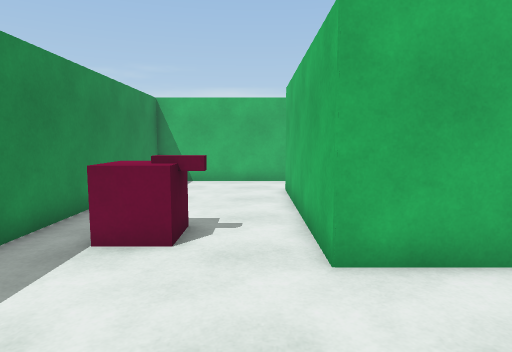
View 1 (above)

23 first-person views from a walk through a scene from a Unity 3-D project. The camera is 1.4 m above the floor, tilts 6° down and sees 75° across. The floor is counted in squares, 0.72 m on a side. Each view is taken from the middle of a square. On the plan, view 1 faces up. The plan holds only what a view shows up to about 18 squares ahead; the rest is blank. The place goes on beyond the plan. The player character is not drawn.

View 2
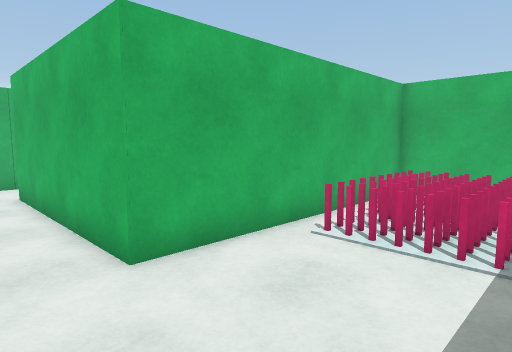

View 3
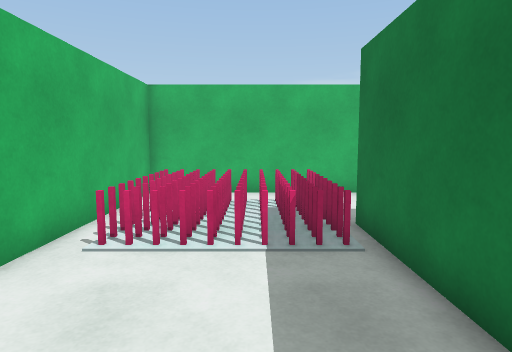

View 4
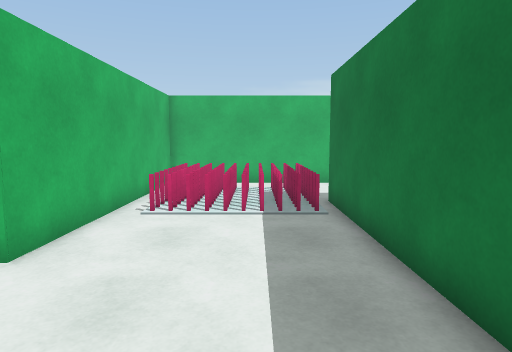

View 5
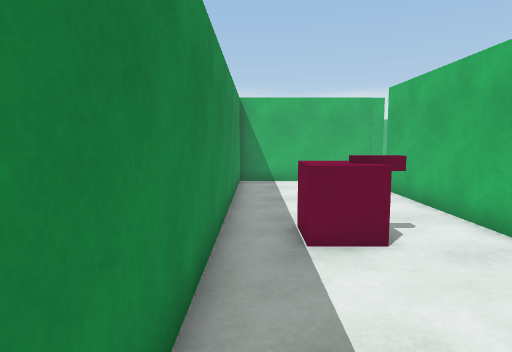

View 6
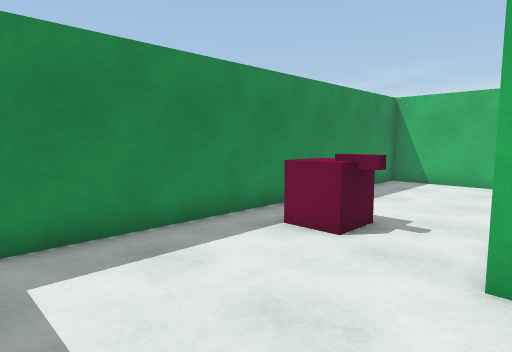

View 7
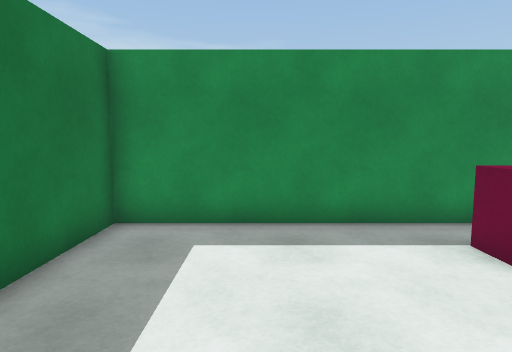

View 8
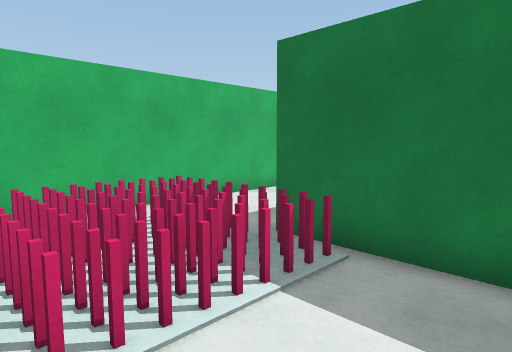

View 9
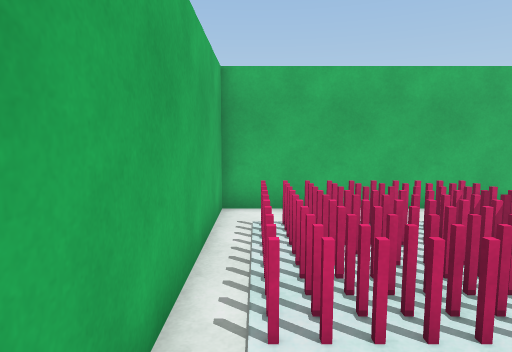

View 10
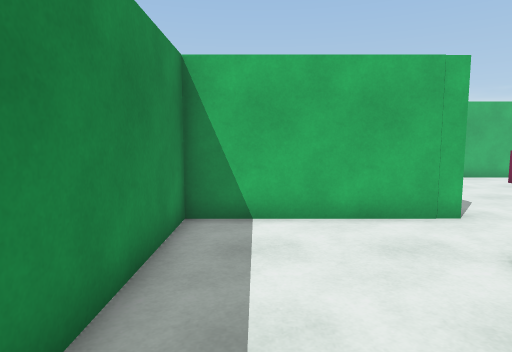

View 11
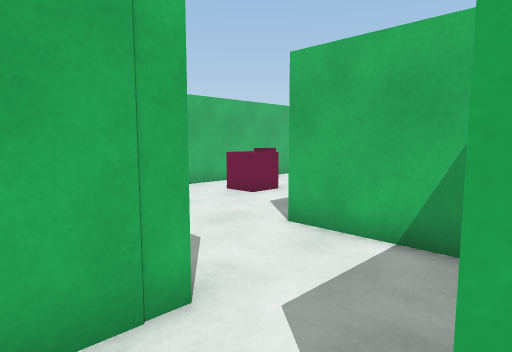

View 12
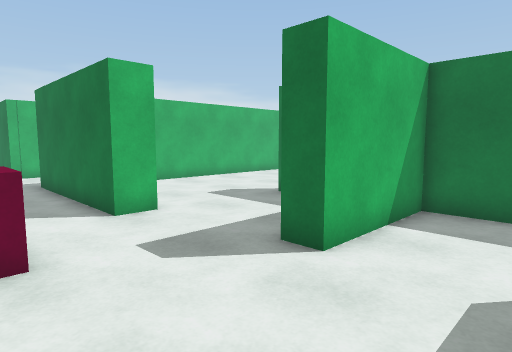

View 13
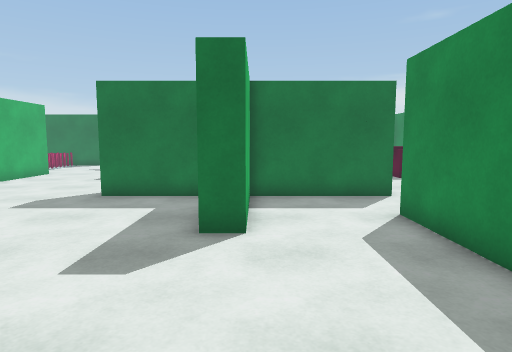

View 14
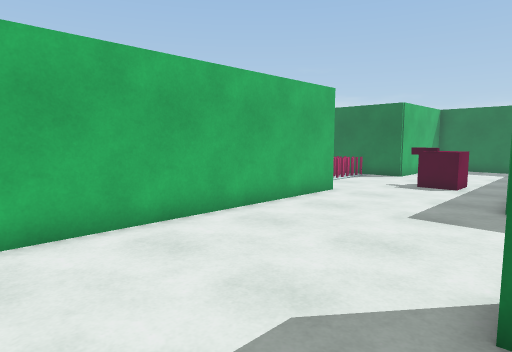

View 15
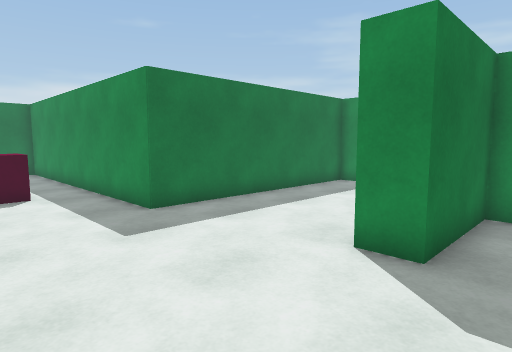

View 16
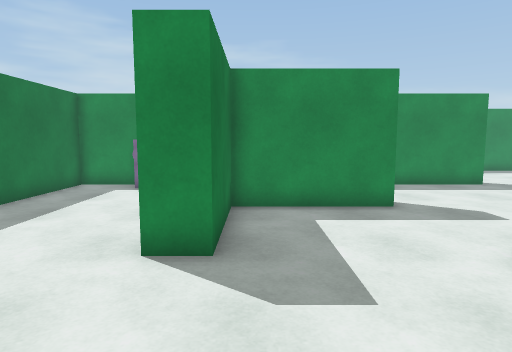

View 17
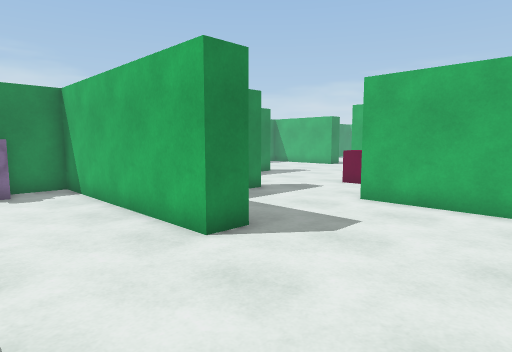

View 18
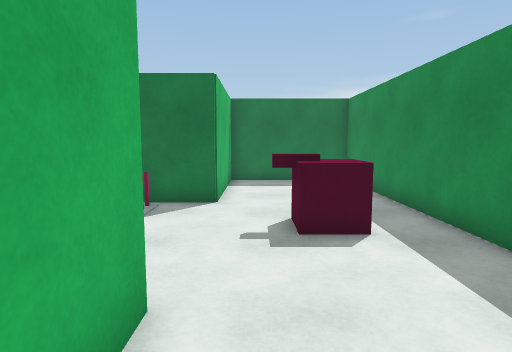

View 19
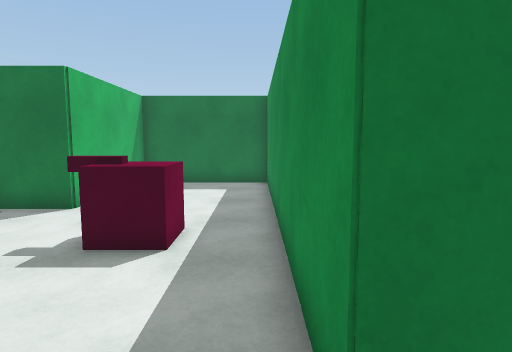

View 20
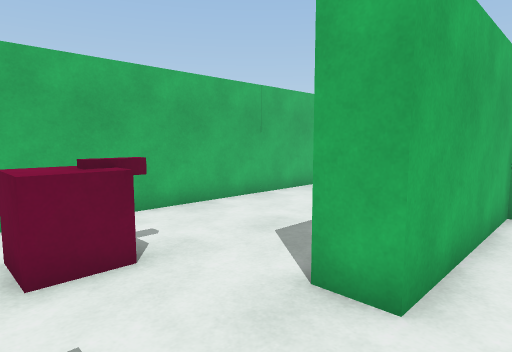

View 21
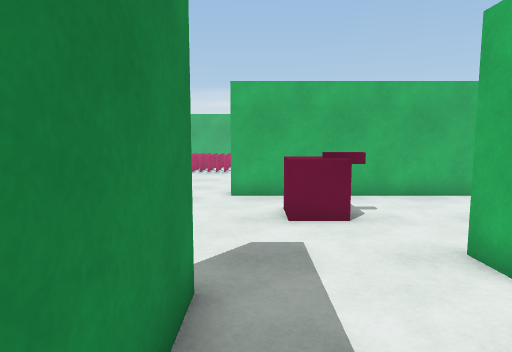

View 22
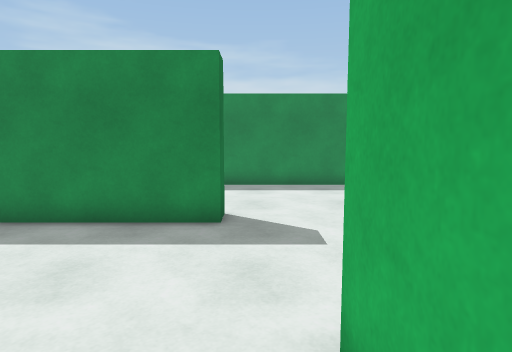

View 23
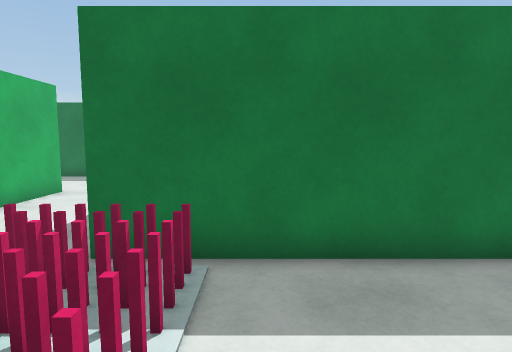

### Floor plan
Points are (right, up) in squares from view 1. A wall is a line through its corners. A room is listed if a view was taken in it or the views show most of it. See-through windows are left out.
Room 1 (views 1, 2, 3, 4, 5, 6, 7, 8, 9, 10, 11, 23)
walls: (0.5, 16.2) (-4.8, 16.2) (-4.8, -1.4) (6.8, -1.4); (11.5, -8.8) (11.5, 5) (1.2, 5) (1.2, 13.3)
ways out: opening at (1.5, 14.5) to room 2
objects: other object (-2, 7) to (-1, 7); other object (5, -1) to (9, 4)
Room 2 (views 12, 13, 14, 15, 16, 17, 18, 19, 20, 21, 22)
walls: (18.2, 18.3) (11.5, 18.3) (11.5, 19.6) (18.5, 19.6); (18.2, 5.2) (18.2, 16.2); (1.2, 13.3) (6.2, 13.3) (6.2, 18.1) (7.2, 18.1) (7.2, 13.3) (11.5, 13.3) (11.5, 12.1) (2.2, 12.1) (2.2, 6.2) (12.5, 6.2) (12.5, -7.6) (18.2, -7.6) (18.2, -1.4); (18.5, 25.8) (7, 25.8); (1.1, 24.2) (2.2, 24.2) (2.2, 16.2) (0.5, 16.2)
ways out: opening at (1.5, 14.5) to room 1; opening at (1.5, 25.5)
objects: other object (3, 9) to (4, 10); other object (10, 23) to (11, 23); other object (16, 1) to (16, 2)

Where each view was taken, in squares from view 1:
view 1: 0 up, 0 right, facing up
view 2: 0 up, 1 left, facing up-right
view 3: 1 up, 1 left, facing right
view 4: 1 up, 4 left, facing right
view 5: 0 up, 4 left, facing up
view 6: 0 up, 2 right, facing up-left
view 7: 2 up, 3 right, facing left
view 8: 4 up, 2 right, facing down-right
view 9: 4 up, 2 right, facing right
view 10: 8 up, 3 left, facing up
view 11: 13 up, 0 right, facing up-right
view 12: 23 up, 3 right, facing down-right
view 13: 25 up, 6 right, facing down
view 14: 17 up, 11 right, facing down-right
view 15: 15 up, 17 right, facing down-left
view 16: 14 up, 17 right, facing left
view 17: 8 up, 17 right, facing up-left
view 18: 9 up, 17 right, facing down
view 19: 8 up, 13 right, facing down
view 20: 17 up, 8 right, facing up-right
view 21: 14 up, 8 right, facing up
view 22: 25 up, 10 right, facing left
view 23: 4 up, 4 right, facing down
